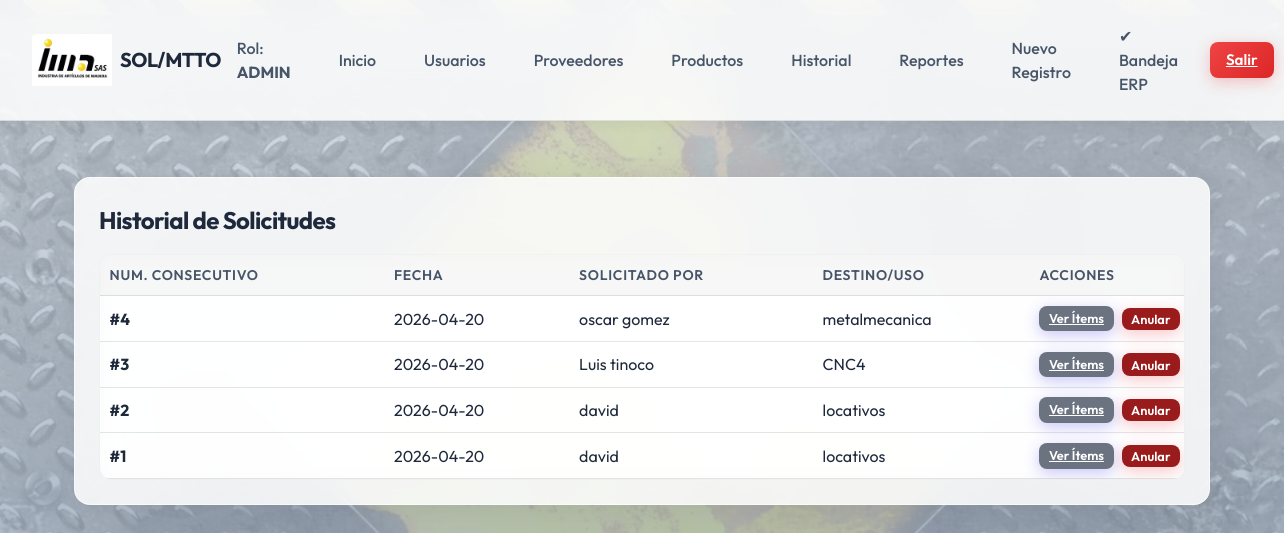
/maintenance/list (signed in), run on the app's committed database.
### tables this page shows
CREATE TABLE maintenance_records (
            id INTEGER PRIMARY KEY AUTOINCREMENT,
            consecutive_no INTEGER UNIQUE NOT NULL,
            date TEXT NOT NULL,
            requested_by TEXT NOT NULL,
            storekeeper TEXT NOT NULL,
            destination TEXT NOT NULL
        );

### routes/maintenance.py (the view)
@maintenance_bp.route("/maintenance/list")
@login_required
def maintenance_list():
    conn = get_db_connection()
    records = conn.execute(
        "SELECT * FROM maintenance_records ORDER BY consecutive_no DESC"
    ).fetchall()
    conn.close()
    return render_template("maintenance_list.html", records=records)

### db.py (called while the page is built)
def get_db_connection():
    conn = sqlite3.connect(Config.DB_PATH, check_same_thread=False)
    conn.row_factory = sqlite3.Row
    return conn

### utils.py (called while the page is built)
def login_required(f):
    @wraps(f)
    def decorated_function(*args, **kwargs):
        if "user_id" not in session:
            return redirect(url_for("auth.login"))
        return f(*args, **kwargs)
    return decorated_function

### templates/maintenance_list.html (shortened to what this page needs)
{% extends 'base.html' %}
{% block content %}
<div class="glass-panel">
    <h2>Historial de Solicitudes</h2>
    <div class="table-wrapper">
        <table>
            <thead>
                <tr>
                    <th>Num. Consecutivo</th>
                    <th>Fecha</th>
                    <th>Solicitado por</th>
                    <th>Destino/Uso</th>
                    <th>Acciones</th>
                </tr>
            </thead>
            <tbody>
                {% for r in records %}
                <tr>
                    <td><strong>#{{ r.consecutive_no }}</strong></td>
                    <td>{{ r.date }}</td>
                    <td>{{ r.requested_by }}</td>
                    <td>{{ r.destination }}</td>
                    <td>
                        <div style="display:flex; gap: 0.5rem;">
                            <a href="{{ url_for('maintenance.items_dashboard', ref=r.consecutive_no) }}" class="btn btn-primary"
                                style="padding: 0.2rem 0.6rem; font-size: 0.8rem; background: #6b7280;">
                                Ver Ítems
                            </a>
                            {% if session.get('role') in ['ADMIN', 'WRITE'] %}
                            <form method="POST" action="{{ url_for('maintenance.delete_maintenance', rec_id=r.id) }}"
                                onsubmit="var obs = prompt('Motivo de anulación (Obligatorio):'); if (!obs) { alert('Debe ingresar un motivo para anular.'); return false; } this.observation.value = obs; return true;">
                                <button type="submit" class="btn btn-danger"
                                    style="padding: 0.2rem 0.6rem; font-size: 0.8rem; background: #991b1b;">Anular</button>
                            </form>
                            {% endif %}
                        </div>
                    </td>
                </tr>
                {% else %}
                <tr>
                    <td colspan="6" style="text-align: center;">No hay registros de mantenimiento.</td>
                </tr>
                {% endfor %}
            </tbody>
        </table>
    </div>
</div>
{% endblock %}

### static/css/style.css (style rules this page uses)
:root { --primary-color: #4f46e5; --primary-hover: #4338ca; --bg-color: #f8fafc; --surface-color: rgba(255, 255, 255, 0.75); --text-main: #1e293b; --text-muted: #475569; --border-color: rgba(0, 0, 0, 0.1); --danger: #ef4444; --success: #10b981; --shadow-sm: 0 1px 2px 0 rgba(0, 0, 0, 0.1); --shadow-md: 0 4px 6px -1px rgba(0, 0, 0, 0.2), 0 2px 4px -1px rgba(0, 0, 0, 0.15); --shadow-lg: 0 15px 35px rgba(0, 0, 0, 0.3); --radius: 12px; --transition: all 0.3s cubic-bezier(0.4, 0, 0.2, 1); }
* { margin: 0; padding: 0; box-sizing: border-box; }
body { font-family: 'Outfit', sans-serif; background: linear-gradient(rgba(203, 213, 225, 0.75), rgba(148, 163, 184, 0.85)), url("/static/img/login_bg.png") no-repeat center center fixed; background-size: cover; color: var(--text-main); line-height: 1.5; min-height: 100vh; display: flex; flex-direction: column; }
.glass-panel { background: rgba(255, 255, 255, 0.85); backdrop-filter: blur(20px); -webkit-backdrop-filter: blur(20px); border-radius: 16px; padding: 1.5rem; box-shadow: 0 8px 32px rgba(0, 0, 0, 0.08); border: 1px solid rgba(255, 255, 255, 0.6); color: var(--text-main); }
h1, h2, h3 { color: var(--text-main); margin-bottom: 1rem; letter-spacing: -0.025em; }
.btn { border: none; border-radius: 8px; padding: 0.5rem 1rem; cursor: pointer; font-size: 0.95rem; font-weight: 600; transition: all 0.3s cubic-bezier(0.4, 0, 0.2, 1); font-family: 'Outfit', sans-serif; }
.btn-primary { background: linear-gradient(135deg, var(--primary-color), var(--primary-hover)); color: white; position: relative; overflow: hidden; box-shadow: 0 4px 15px rgba(79, 70, 229, 0.3); }
.btn-primary::before { content: ''; position: absolute; top: 0; left: -100%; width: 50%; height: 100%; background: linear-gradient(to right, rgba(255,255,255,0) 0%, rgba(255,255,255,0.2) 50%, rgba(255,255,255,0) 100%); transform: skewX(-20deg); transition: all 0.5s ease; }
.btn-danger { background: linear-gradient(135deg, #ef4444, #dc2626); color: white; box-shadow: 0 4px 15px rgba(239, 68, 68, 0.3); }
.table-wrapper { overflow-x: auto; border-radius: 12px; background: rgba(255, 255, 255, 0.6); backdrop-filter: blur(8px); -webkit-backdrop-filter: blur(8px); margin-top: 1rem; border: 1px solid rgba(0,0,0,0.05); }
table { width: 100%; border-collapse: collapse; text-align: left; }
th, td { padding: 1.2rem 1rem; border-bottom: 1px solid var(--border-color); color: var(--text-main); }
th { background-color: rgba(0, 0, 0, 0.03); font-weight: 600; color: var(--text-muted); font-size: 0.875rem; text-transform: uppercase; letter-spacing: 0.05em; border-top: none; }
tbody tr { transition: var(--transition); }
.table-wrapper { width: 100%; overflow-x: auto; }
table { width: 100%; min-width: 1200px; border-collapse: collapse; }
th, td { padding: 0.6rem; text-align: left; white-space: nowrap; }

### data on the page
maintenance_records: consecutive_no "4", date "2026-04-20", requested_by "oscar gomez", destination "metalmecanica"
maintenance_records: consecutive_no "3", date "2026-04-20", requested_by "Luis tinoco", destination "CNC4"
maintenance_records: consecutive_no "2", date "2026-04-20", requested_by "david", destination "locativos"
maintenance_records: consecutive_no "1", date "2026-04-20", requested_by "david", destination "locativos"

### other printed values
{{ session.get('role') }} "ADMIN"
